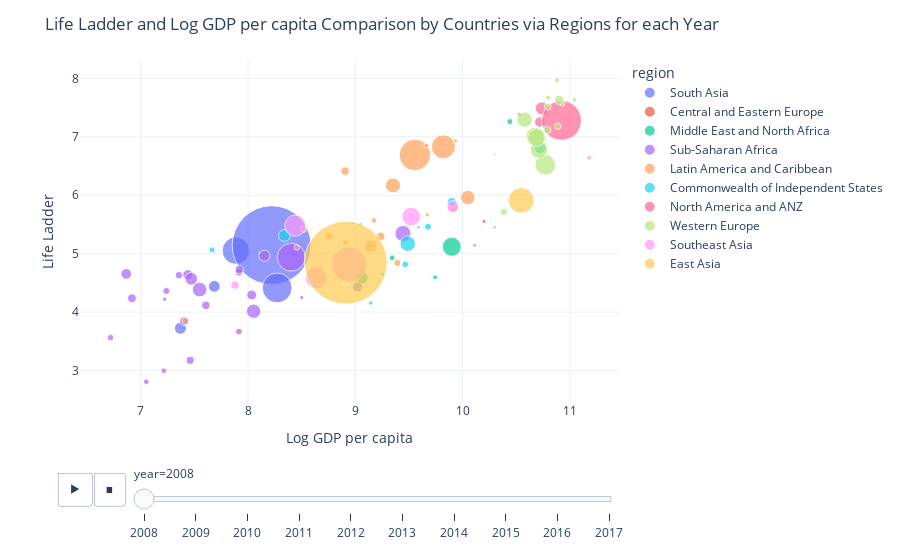

Write notebook code for a chart like this one.
### Code cell
fig = px.scatter(pop_df, 
                 x = 'Log GDP per capita', 
                 y = 'Life Ladder', 
                 animation_frame = 'year', 
                 animation_group = 'Country name',
                 size = 'population',
                 template = 'plotly_white',
                 color = 'region',
                 hover_name = "Country name",
                 size_max = 60)
fig.update_layout(title="Life Ladder and Log GDP per capita Comparison by Countries via Regions for each Year")
fig.show()

### Figure 1 — Plotly figure (JSON) as saved in the notebook; plotly's stock layout.template omitted (floating-point values rounded to 4 significant figures)
{"data": [{"hovertemplate": "<b>%{hovertext}</b><br><br>region=South Asia<br>year=2008<br>Log GDP per capita=%{x}<br>Life Ladder=%{y}<br>population=%{marker.size}<extra></extra>", "hovertext": ["Afghanistan", "Bangladesh", "India", "Nepal", "Pakistan", "Sri Lanka"], "ids": ["Afghanistan", "Bangladesh", "India", "Nepal", "Pakistan", "Sri Lanka"], "legendgroup": "South Asia", "marker": {"color": "#636efa", "size": [27722276, 144304167, 1200669765, 26666576, 171648986, 19983984], "sizemode": "area", "sizeref": 385100.0, "symbol": "circle"}, "mode": "markers", "name": "South Asia", "orientation": "v", "showlegend": true, "type": "scatter", "x": [7.37, 7.886, 8.22, 7.686, 8.271, 9.021], "xaxis": "x", "y": [3.724, 5.052, 5.146, 4.441, 4.414, 4.431], "yaxis": "y"}, {"hovertemplate": "<b>%{hovertext}</b><br><br>region=Central and Eastern Europe<br>year=2008<br>Log GDP per capita=%{x}<br>Life Ladder=%{y}<br>population=%{marker.size}<extra></extra>", "hovertext": ["Estonia", "Kosovo", "Latvia", "Lithuania"], "ids": ["Estonia", "Kosovo", "Latvia", "Lithuania"], "legendgroup": "Central and Eastern Europe", "marker": {"color": "#EF553B", "size": [1337090, 1747383, 2177322, 3198231], "sizemode": "area", "sizeref": 385100.0, "symbol": "circle"}, "mode": "markers", "name": "Central and Eastern Europe", "orientation": "v", "showlegend": true, "type": "scatter", "x": [10.3, 8.981, 10.11, 10.2], "xaxis": "x", "y": [5.452, 5.522, 5.145, 5.554], "yaxis": "y"}, {"hovertemplate": "<b>%{hovertext}</b><br><br>region=Middle East and North Africa<br>year=2008<br>Log GDP per capita=%{x}<br>Life Ladder=%{y}<br>population=%{marker.size}<extra></extra>", "hovertext": ["Iraq", "Israel", "Jordan", "Lebanon", "Saudi Arabia", "Turkey"], "ids": ["Iraq", "Israel", "Jordan", "Lebanon", "Saudi Arabia", "Turkey"], "legendgroup": "Middle East and North Africa", "marker": {"color": "#00cc96", "size": [28385746, 7308800, 6556478, 4764741, 25888541, 70418604], "sizemode": "area", "sizeref": 385100.0, "symbol": "circle"}, "mode": "markers", "name": "Middle East and North Africa", "orientation": "v", "showlegend": true, "type": "scatter", "x": [9.063, 10.44, 9.343, 9.743, 10.72, 9.899], "xaxis": "x", "y": [4.59, 7.261, 4.93, 4.595, 6.811, 5.118], "yaxis": "y"}, {"hovertemplate": "<b>%{hovertext}</b><br><br>region=Sub-Saharan Africa<br>year=2008<br>Log GDP per capita=%{x}<br>Life Ladder=%{y}<br>population=%{marker.size}<extra></extra>", "hovertext": ["Benin", "Botswana", "Burkina Faso", "Burundi", "Cameroon", "Chad", "Djibouti", "Ghana", "Kenya", "Liberia", "Madagascar", "Mali", "Mauritania", "Mozambique", "Niger", "Nigeria", "Rwanda", "Senegal", "Sierra Leone", "South Africa", "Tanzania", "Togo", "Uganda", "Zambia", "Zimbabwe"], "ids": ["Benin", "Botswana", "Burkina Faso", "Burundi", "Cameroon", "Chad", "Djibouti", "Ghana", "Kenya", "Liberia", "Madagascar", "Mali", "Mauritania", "Mozambique", "Niger", "Nigeria", "Rwanda", "Senegal", "Sierra Leone", "South Africa", "Tanzania", "Togo", "Uganda", "Zambia", "Zimbabwe"], "legendgroup": "Sub-Saharan Africa", "marker": {"color": "#ab63fa", "size": [8696921, 1915639, 14689725, 8126102, 19252666, 11183588, 816358, 23563825, 39791981, 3607860, 19996473, 14113577, 3296238, 22276596, 15250908, 150269623, 9524534, 12004701, 6133603, 49779471, 41853944, 6083420, 30431736, 12848530, 12379549], "sizemode": "area", "sizeref": 385100.0, "symbol": "circle"}, "mode": "markers", "name": "Sub-Saharan Africa", "orientation": "v", "showlegend": true, "type": "scatter", "x": [7.915, 9.59, 7.403, 6.719, 8.034, 7.356, 8.111, 8.152, 8.052, 7.223, 7.439, 7.607, 8.501, 6.865, 6.918, 8.403, 7.239, 7.916, 7.215, 9.444, 7.549, 7.052, 7.471, 7.918, 7.461], "xaxis": "x", "y": [3.667, 5.451, 3.846, 3.563, 4.292, 4.632, 5.009, 4.965, 4.015, 4.221, 4.64, 4.115, 4.248, 4.654, 4.236, 4.939, 4.363, 4.683, 2.997, 5.346, 4.385, 2.808, 4.569, 4.73, 3.174], "yaxis": "y"}, {"hovertemplate": "<b>%{hovertext}</b><br><br>region=Latin America and Caribbean<br>year=2008<br>Log GDP per capita=%{x}<br>Life Ladder=%{y}<br>population=%{marker.size}<extra></extra>", "hovertext": ["Argentina", "Bolivia", "Brazil", "Chile", "Colombia", "Costa Rica", "Dominican Republic", "Ecuador", "El Salvador", "Guatemala", "Haiti", "Honduras", "Mexico", "Nicaragua", "Panama", "Paraguay", "Peru", "Trinidad and Tobago", "Uruguay"], "ids": ["Argentina", "Bolivia", "Brazil", "Chile", "Colombia", "Costa Rica", "Dominican Republic", "Ecuador", "El Salvador", "Guatemala", "Haiti", "Honduras", "Mexico", "Nicaragua", "Panama", "Paraguay", "Peru", "Trinidad and Tobago", "Uruguay"], "legendgroup": "Latin America and Caribbean", "marker": {"color": "#FFA15A", "size": [40080160, 9721454, 192030362, 16708258, 44254975, 4463125, 9458075, 14535739, 6131764, 14006428, 9646580, 7980955, 110815271, 5667432, 3516204, 6081296, 28562317, 1314443, 3340221], "sizemode": "area", "sizeref": 385100.0, "symbol": "circle"}, "mode": "markers", "name": "Latin America and Caribbean", "orientation": "v", "showlegend": true, "type": "scatter", "x": [10.05, 8.756, 9.555, 9.911, 9.351, 9.662, 9.391, 9.236, 8.908, 8.904, 7.417, 8.52, 9.821, 8.454, 9.935, 9.174, 9.142, 10.29, 9.671], "xaxis": "x", "y": [5.961, 5.298, 6.691, 5.789, 6.168, 6.851, 4.842, 5.297, 5.191, 6.414, 3.846, 5.42, 6.829, 5.104, 6.931, 5.57, 5.129, 6.696, 5.664], "yaxis": "y"}, {"hovertemplate": "<b>%{hovertext}</b><br><br>region=Commonwealth of Independent States<br>year=2008<br>Log GDP per capita=%{x}<br>Life Ladder=%{y}<br>population=%{marker.size}<extra></extra>", "hovertext": ["Armenia", "Azerbaijan", "Belarus", "Georgia", "Kazakhstan", "Moldova", "Tajikistan", "Ukraine", "Uzbekistan"], "ids": ["Armenia", "Azerbaijan", "Belarus", "Georgia", "Kazakhstan", "Moldova", "Tajikistan", "Ukraine", "Uzbekistan"], "legendgroup": "Commonwealth of Independent States", "marker": {"color": "#19d3f3", "size": [2907618, 8763400, 9527985, 3848449, 15674000, 3570108, 7209930, 46258200, 27302800], "sizemode": "area", "sizeref": 385100.0, "symbol": "circle"}, "mode": "markers", "name": "Commonwealth of Independent States", "orientation": "v", "showlegend": true, "type": "scatter", "x": [9.256, 9.465, 9.677, 9.144, 9.898, 9.045, 7.665, 9.488, 8.339], "xaxis": "x", "y": [4.652, 4.817, 5.463, 4.156, 5.886, 5.503, 5.064, 5.172, 5.311], "yaxis": "y"}, {"hovertemplate": "<b>%{hovertext}</b><br><br>region=North America and ANZ<br>year=2008<br>Log GDP per capita=%{x}<br>Life Ladder=%{y}<br>population=%{marker.size}<extra></extra>", "hovertext": ["Australia", "Canada", "New Zealand", "United States"], "ids": ["Australia", "Canada", "New Zealand", "United States"], "legendgroup": "North America and ANZ", "marker": {"color": "#FF6692", "size": [21249200, 33247118, 4259800, 304093966], "sizemode": "area", "sizeref": 385100.0, "symbol": "circle"}, "mode": "markers", "name": "North America and ANZ", "orientation": "v", "showlegend": true, "type": "scatter", "x": [10.72, 10.74, 10.53, 10.92], "xaxis": "x", "y": [7.254, 7.486, 7.381, 7.28], "yaxis": "y"}, {"hovertemplate": "<b>%{hovertext}</b><br><br>region=Western Europe<br>year=2008<br>Log GDP per capita=%{x}<br>Life Ladder=%{y}<br>population=%{marker.size}<extra></extra>", "hovertext": ["Austria", "Belgium", "Denmark", "Finland", "France", "Germany", "Iceland", "Ireland", "Italy", "Netherlands", "Norway", "Portugal", "Spain", "Sweden", "United Kingdom"], "ids": ["Austria", "Belgium", "Denmark", "Finland", "France", "Germany", "Iceland", "Ireland", "Italy", "Netherlands", "Norway", "Portugal", "Spain", "Sweden", "United Kingdom"], "legendgroup": "Western Europe", "marker": {"color": "#B6E880", "size": [8321496, 10709973, 5493621, 5313399, 64374984, 82110097, 317414, 4489544, 58826731, 16445593, 4768212, 10558177, 45954106, 9219637, 61806995], "sizemode": "area", "sizeref": 385100.0, "symbol": "circle"}, "mode": "markers", "name": "Western Europe", "orientation": "v", "showlegend": true, "type": "scatter", "x": [10.89, 10.79, 10.88, 10.8, 10.67, 10.77, 10.86, 10.93, 10.71, 10.9, 11.04, 10.38, 10.58, 10.79, 10.69], "xaxis": "x", "y": [7.181, 7.117, 7.971, 7.671, 7.008, 6.522, 6.888, 7.568, 6.78, 7.631, 7.632, 5.717, 7.294, 7.516, 6.986], "yaxis": "y"}, {"hovertemplate": "<b>%{hovertext}</b><br><br>region=Southeast Asia<br>year=2008<br>Log GDP per capita=%{x}<br>Life Ladder=%{y}<br>population=%{marker.size}<extra></extra>", "hovertext": ["Cambodia", "Indonesia", "Malaysia", "Philippines", "Singapore", "Thailand", "Vietnam"], "ids": ["Cambodia", "Indonesia", "Malaysia", "Philippines", "Singapore", "Thailand", "Vietnam"], "legendgroup": "Southeast Asia", "marker": {"color": "#FF97FF", "size": [13883834, 235469762, 27236006, 90901965, 4839396, 66530984, 86243413], "sizemode": "area", "sizeref": 385100.0, "symbol": "circle"}, "mode": "markers", "name": "Southeast Asia", "orientation": "v", "showlegend": true, "type": "scatter", "x": [7.879, 8.943, 9.909, 8.634, 11.18, 9.52, 8.44], "xaxis": "x", "y": [4.462, 4.815, 5.807, 4.589, 6.642, 5.636, 5.48], "yaxis": "y"}, {"hovertemplate": "<b>%{hovertext}</b><br><br>region=East Asia<br>year=2008<br>Log GDP per capita=%{x}<br>Life Ladder=%{y}<br>population=%{marker.size}<extra></extra>", "hovertext": ["China", "Japan", "Mongolia"], "ids": ["China", "Japan", "Mongolia"], "legendgroup": "East Asia", "marker": {"color": "#FECB52", "size": [1324655000, 128063000, 2631898], "sizemode": "area", "sizeref": 385100.0, "symbol": "circle"}, "mode": "markers", "name": "East Asia", "orientation": "v", "showlegend": true, "type": "scatter", "x": [8.911, 10.55, 8.904], "xaxis": "x", "y": [4.846, 5.911, 4.493], "yaxis": "y"}], "layout": {"legend": {"itemsizing": "constant", "title": {"text": "region"}, "tracegroupgap": 0}, "margin": {"t": 60}, "sliders": [{"active": 0, "currentvalue": {"prefix": "year="}, "len": 0.9, "pad": {"b": 10, "t": 60}, "steps": [{"args": [["2008"], {"frame": {"duration": 0, "redraw": false}, "fromcurrent": true, "mode": "immediate", "transition": {"duration": 0, "easing": "linear"}}], "label": "2008", "method": "animate"}, {"args": [["2009"], {"frame": {"duration": 0, "redraw": false}, "fromcurrent": true, "mode": "immediate", "transition": {"duration": 0, "easing": "linear"}}], "label": "2009", "method": "animate"}, {"args": [["2010"], {"frame": {"duration": 0, "redraw": false}, "fromcurrent": true, "mode": "immediate", "transition": {"duration": 0, "easing": "linear"}}], "label": "2010", "method": "animate"}, {"args": [["2011"], {"frame": {"duration": 0, "redraw": false}, "fromcurrent": true, "mode": "immediate", "transition": {"duration": 0, "easing": "linear"}}], "label": "2011", "method": "animate"}, {"args": [["2012"], {"frame": {"duration": 0, "redraw": false}, "fromcurrent": true, "mode": "immediate", "transition": {"duration": 0, "easing": "linear"}}], "label": "2012", "method": "animate"}, {"args": [["2013"], {"frame": {"duration": 0, "redraw": false}, "fromcurrent": true, "mode": "immediate", "transition": {"duration": 0, "easing": "linear"}}], "label": "2013", "method": "animate"}, {"args": [["2014"], {"frame": {"duration": 0, "redraw": false}, "fromcurrent": true, "mode": "immediate", "transition": {"duration": 0, "easing": "linear"}}], "label": "2014", "method": "animate"}, {"args": [["2015"], {"frame": {"duration": 0, "redraw": false}, "fromcurrent": true, "mode": "immediate", "transition": {"duration": 0, "easing": "linear"}}], "label": "2015", "method": "animate"}, {"args": [["2016"], {"frame": {"duration": 0, "redraw": false}, "fromcurrent": true, "mode": "immediate", "transition": {"duration": 0, "easing": "linear"}}], "label": "2016", "method": "animate"}, {"args": [["2017"], {"frame": {"duration": 0, "redraw": false}, "fromcurrent": true, "mode": "immediate", "transition": {"duration": 0, "easing": "linear"}}], "label": "2017", "method": "animate"}], "x": 0.1, "xanchor": "left", "y": 0, "yanchor": "top"}], "title": {"text": "Life Ladder and Log GDP per capita Comparison by Countries via Regions for each Year"}, "updatemenus": [{"buttons": [{"args": [null, {"frame": {"duration": 500, "redraw": false}, "fromcurrent": true, "mode": "immediate", "transition": {"duration": 500, "easing": "linear"}}], "label": "&#9654;", "method": "animate"}, {"args": [[null], {"frame": {"duration": 0, "redraw": false}, "fromcurrent": true, "mode": "immediate", "transition": {"duration": 0, "easing": "linear"}}], "label": "&#9724;", "method": "animate"}], "direction": "left", "pad": {"r": 10, "t": 70}, "showactive": false, "type": "buttons", "x": 0.1, "xanchor": "right", "y": 0, "yanchor": "top"}], "xaxis": {"anchor": "y", "domain": [0, 1], "title": {"text": "Log GDP per capita"}}, "yaxis": {"anchor": "x", "domain": [0, 1], "title": {"text": "Life Ladder"}}}}
